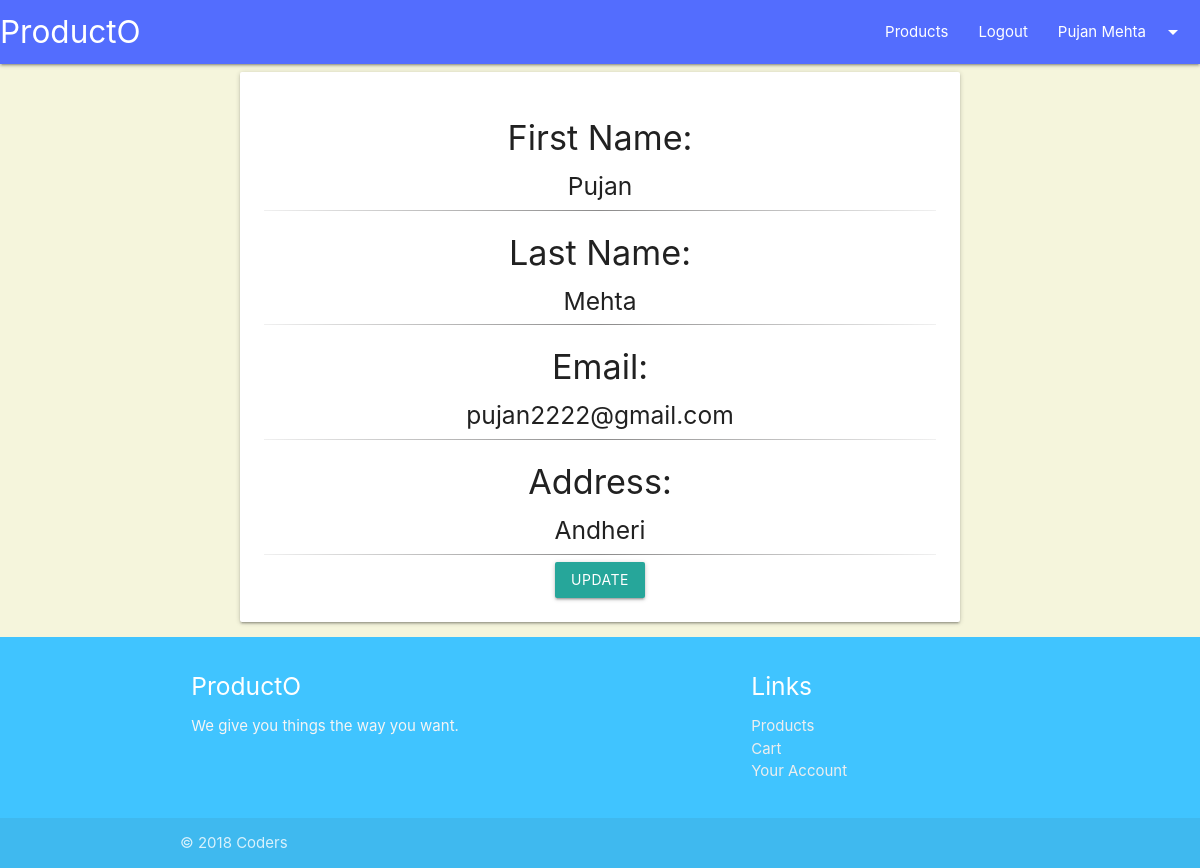
/profile/ (signed in), run on the app's committed database.
### app/models.py (models this page shows, shortened)
class Profile(models.Model):
    user = models.ForeignKey(User, on_delete=models.CASCADE)
    address = models.CharField(max_length=250, null=True, blank=True)
    email = models.EmailField(null=True)
    fname = models.CharField(max_length=50)
    lname = models.CharField(max_length=50)

### app/views.py (the view, shortened to what this page needs)
# urls.py: path('profile/', profile, name='profile'),
def profile(request):
    profile = Profile.objects.all().filter(user=request.user)
    return render(request, 'profile.html', {'p': profile[0]})

### app/templates/profile.html (shortened to what this page needs)
<!DOCTYPE html>
<html lang="en">
<head>
</head>
{% extends 'base.html' %}
{% block products %}
<div class="animated zoomInLeft">
  <div class="content" style="width: 60%; margin: 0 auto; text-align: center">
    <div class="col s12 m7">
     <div class="card horizontal">
       <div class="card-stacked">
         <div class="card-content">
           <h4>First Name:</h4>
           <h5>{{ p.fname }}</h5>
           <hr class="style15">
           <h4>Last Name:</h4>
           <h5>{{ p.lname }}</h5>
           <hr class="style15">
           <h4>Email:</h4>
           <h5>{{ p.email }}</h5>
           <hr class="style15">
           <h4>Address:</h4>
           <h5>{{ p.address }}</h5>
           <hr class="style15">
           <button class="waves-effect waves-light btn modal-trigger" data-target="modal1">Update</button>
         </div>
       </div>
     </div>
   </div>
  </div>
</div>
{% endblock %}

### app/templates/base.html (shortened to what this page needs)
 {% load staticfiles %}
 <!DOCTYPE html>
 <html lang="en" dir="ltr">
  <head>
    <link rel="stylesheet/less" type="text/css" href="styles.less" />
    <link rel="stylesheet/less" href="/static/css/index.less">
    <link rel="stylesheet" href="https://cdnjs.cloudflare.com/ajax/libs/animate.css/3.7.0/animate.min.css">
    <link rel="stylesheet" href="https://cdnjs.cloudflare.com/ajax/libs/materialize/1.0.0-beta/css/materialize.min.css">
  </head>
  <body style="background: #F5F5DC; ">
    <nav>
      <div class="nav-wrapper" style="background: #536dfe">
        <a href="/" class="brand-logo">ProductO</a>
        <ul id="nav-mobile" class="right hide-on-med-and-down">
          <li><a href="/products/productsList">Products</a></li>
          {% if user.is_authenticated %}
            <li><a href="/logout">Logout</a></li>
            <li><a class="dropdown-trigger" data-target="dropdown">{{ p.fname }} {{ p.lname }}<i class="material-icons right">arrow_drop_down</i></a></li>
          {% else %}
            <li><a href="/login">Login</a></li>
            <li><a href="/signup">Signup</a></li>
          {% endif %}
        </ul>
      </div>
    </nav>
    <main>
      {% block products %}{% endblock %}
    </main>
    <footer class="page-footer" style="background: #40c4ff;">
      <div class="container">
        <div class="row">
          <div class="col l6 s12">
            <h5 class="white-text">ProductO</h5>
            <p class="grey-text text-lighten-4">We give you things the way you want.</p>
          </div>
          <div class="col l4 offset-l2 s12">
            <h5 class="white-text">Links</h5>
            <ul>
              <li><a class="grey-text text-lighten-3" href="/products/productsList">Products</a></li>
              <li><a class="grey-text text-lighten-3" href="/cart">Cart</a></li>
              <li><a class="grey-text text-lighten-3" href="#">Your Account</a></li>
            </ul>
          </div>
        </div>
      </div>
      <div class="footer-copyright">
        <div class="container">
          © 2018 Coders
        </div>
      </div>
    </footer>
  </body>
</html>

### app/templates/profile.html (style rules this page uses)
.container { margin: 50px auto; }
hr.style15 { border: 0; height: 1px; background-image: -webkit-linear-gradient(left, #f0f0f0, #8c8b8b, #f0f0f0); background-image: -moz-linear-gradient(left, #f0f0f0, #8c8b8b, #f0f0f0); background-image: -ms-linear-gradient(left, #f0f0f0, #8c8b8b, #f0f0f0); background-image: -o-linear-gradient(left, #f0f0f0, #8c8b8b, #f0f0f0); }

### app/templates/base.html (style rules this page uses)
body { display: flex; min-height: 100vh; flex-direction: column; }
main { flex: 1 0 auto; }

### data on the page
Profile: fname "Pujan", lname "Mehta", email "pujan2222@gmail.com", address "Andheri"
